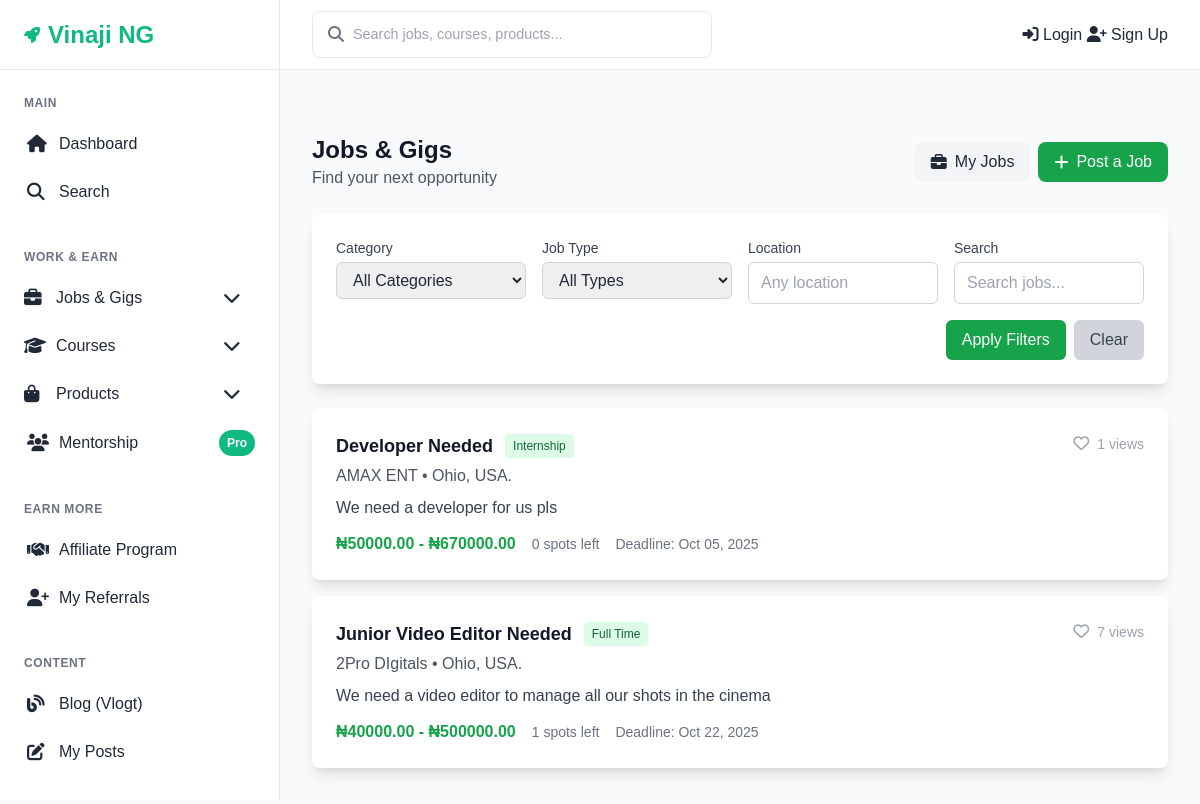
Screenshot of /jobs/ with the database file from the repository.
### jobs/models.py (models this page shows, shortened)
class Job(models.Model):
    JOB_TYPES = [
        ('full_time', 'Full Time'),
        ('part_time', 'Part Time'),
        ('contract', 'Contract'),
        ('freelance', 'Freelance'),
        ('internship', 'Internship'),
    ]
    LEVELS = [
        ('entry', 'Entry Level'),
        ('mid', 'Mid Level'),
        ('senior', 'Senior Level'),
        ('executive', 'Executive'),
    ]
    STATUS_CHOICES = [
        ('draft', 'Draft'),
        ('pending', 'Pending Approval'),
        ('approved', 'Approved'),
        ('rejected', 'Rejected'),
    ]
    title = models.CharField(max_length=200)
    description = models.TextField()
    category = models.ForeignKey(
        Category,
        on_delete=models.CASCADE,
        related_name='jobs',
        limit_choices_to={'category_type': 'job'}
    )
    job_type = models.CharField(max_length=20, choices=JOB_TYPES)
    location = models.CharField(max_length=100)
    company_name = models.CharField(max_length=100)
    company_logo = models.ImageField(upload_to='company_logos/', blank=True, null=True)
    salary_min = models.DecimalField(max_digits=10, decimal_places=2)
    salary_max = models.DecimalField(max_digits=10, decimal_places=2)
    deadline = models.DateTimeField()
    spots_total = models.PositiveIntegerField(default=1)
    spots_left = models.PositiveIntegerField(default=1)
    level_requirement = models.CharField(max_length=20, choices=LEVELS, default='entry')
    price = models.DecimalField(max_digits=10, decimal_places=2, default=0)
    posted_by = models.ForeignKey(
        settings.AUTH_USER_MODEL,
        on_delete=models.CASCADE,
        related_name='jobs_posted'  # Changed to avoid conflict
    )
    status = models.CharField(max_length=20, choices=STATUS_CHOICES, default='draft')
    rejection_reason = models.TextField(blank=True)
    views_count = models.PositiveIntegerField(default=0)
    favorites = models.ManyToManyField(
        settings.AUTH_USER_MODEL,
        related_name='favorite_jobs',  # Keep this consistent
        blank=True
    )
    created_at = models.DateTimeField(auto_now_add=True)
    updated_at = models.DateTimeField(auto_now=True)
    class Meta:
        ordering = ['-created_at']

### jobs/views.py (the view)
# urls.py: path('', views.JobListView.as_view(), name='jobs_list'),
class JobListView(ListView):
    model = Job
    template_name = 'jobs/list.html'
    context_object_name = 'jobs'
    paginate_by = 20
    def get_queryset(self):
        queryset = Job.objects.filter(status='approved').select_related('posted_by', 'category')
        category = self.request.GET.get('category')
        job_type = self.request.GET.get('job_type')
        location = self.request.GET.get('location')
        level = self.request.GET.get('level')
        search = self.request.GET.get('search')
        if category:
            queryset = queryset.filter(category__name=category)
        if job_type:
            queryset = queryset.filter(job_type=job_type)
        if location:
            queryset = queryset.filter(location__icontains=location)
        if level:
            queryset = queryset.filter(level_requirement=level)
        if search:
            queryset = queryset.filter(
                Q(title__icontains=search) |
                Q(description__icontains=search) |
                Q(company_name__icontains=search)
            )
        return queryset
    def get_context_data(self, **kwargs):
        context = super().get_context_data(**kwargs)
        context['categories'] = Category.objects.filter(category_type="job", is_active=True)
        return context

### site_core/context_processors.py (called while the page is built)
def site_settings(request):
    return {
        'site_settings': SiteSetting.get_solo()
    }

### site_core/models.py (called while the page is built)
    @classmethod
    def get_solo(cls):
        obj, created = cls.objects.get_or_create(pk=1)
        return obj

### transactions/context_processors.py (called while the page is built, shortened)
def notifications_context(request):
    return {
        'unread_notifications_count': 0
    }

### templates/jobs/list.html (shortened to what this page needs)
{% extends 'base.html' %}
{% block content %}
<div class="space-y-6">
<div class="flex flex-col md:flex-row md:justify-between md:items-center gap-3">
    <div>
        <h1 class="text-2xl font-bold text-gray-900">Jobs & Gigs</h1>
        <p class="text-gray-600">Find your next opportunity</p>
    </div>
    <div class="flex flex-wrap items-center gap-2">
        <a href="{% url 'job_manage' %}" class="bg-gray-100 text-gray-800 px-4 py-2 rounded-lg hover:bg-gray-200 transition-colors flex items-center">
            <i class="fas fa-briefcase mr-2"></i>My Jobs
        </a>
        <a href="{% url 'job_create' %}" class="bg-green-600 text-white px-4 py-2 rounded-lg hover:bg-green-700 transition-colors flex items-center">
            <i class="fas fa-plus mr-2"></i>Post a Job
        </a>
    </div>
</div>
    <div class="bg-white rounded-lg shadow-lg p-6">
        <form method="get" class="grid grid-cols-1 md:grid-cols-4 gap-4">
            <div>
                <label class="block text-sm font-medium text-gray-700 mb-1">Category</label>
                <select name="category" class="w-full border border-gray-300 rounded-md px-3 py-2 focus:outline-none focus:ring-2 focus:ring-green-500">
                    <option value="">All Categories</option>
                </select>
            </div>
            <div>
                <label class="block text-sm font-medium text-gray-700 mb-1">Job Type</label>
                <select name="job_type" class="w-full border border-gray-300 rounded-md px-3 py-2 focus:outline-none focus:ring-2 focus:ring-green-500">
                    <option value="">All Types</option>
                </select>
            </div>
            <div>
                <label class="block text-sm font-medium text-gray-700 mb-1">Location</label>
                <input type="text" name="location" value="{{ request.GET.location }}"
                       placeholder="Any location" class="w-full border border-gray-300 rounded-md px-3 py-2 focus:outline-none focus:ring-2 focus:ring-green-500">
            </div>
            <div>
                <label class="block text-sm font-medium text-gray-700 mb-1">Search</label>
                <input type="text" name="search" value="{{ request.GET.search }}"
                       placeholder="Search jobs..." class="w-full border border-gray-300 rounded-md px-3 py-2 focus:outline-none focus:ring-2 focus:ring-green-500">
            </div>
            <div class="md:col-span-4 flex justify-end space-x-2">
                <button type="submit" class="bg-green-600 text-white px-4 py-2 rounded-md hover:bg-green-700 transition-colors">
                    Apply Filters
                </button>
                <a href="{% url 'jobs_list' %}" class="bg-gray-300 text-gray-700 px-4 py-2 rounded-md hover:bg-gray-400 transition-colors">
                    Clear
                </a>
            </div>
        </form>
    </div>
    <div class="space-y-4">
        {% for job in jobs %}
        <div class="bg-white rounded-lg shadow-lg p-6 hover:shadow-xl transition-shadow">
            <div class="flex justify-between items-start">
                <div class="flex-1">
                    <div class="flex items-center space-x-3">
                        <h3 class="text-lg font-semibold text-gray-900">
                            <a href="{% url 'job_detail' job.pk %}" class="hover:text-green-600">{{ job.title }}</a>
                        </h3>
                        <span class="bg-green-100 text-green-800 px-2 py-1 rounded text-xs font-medium">
                            {{ job.get_job_type_display }}
                        </span>
                    </div>
                    <p class="text-gray-600 mt-1">{{ job.company_name }} • {{ job.location }}</p>
                    <p class="text-gray-700 mt-2 line-clamp-2">{{ job.description|truncatewords:30 }}</p>
                    <div class="flex items-center space-x-4 mt-3">
                        <span class="text-green-600 font-semibold">₦{{ job.salary_min }} - ₦{{ job.salary_max }}</span>
                        <span class="text-gray-500 text-sm">{{ job.spots_left }} spots left</span>
                        <span class="text-gray-500 text-sm">Deadline: {{ job.deadline|date:"M d, Y" }}</span>
                    </div>
                </div>
                <div class="flex items-center space-x-2">
                    <button class="text-gray-400 hover:text-green-600 transition-colors">
                        <i class="far fa-heart"></i>
                    </button>
                    <span class="text-gray-400 text-sm">{{ job.views_count }} views</span>
                </div>
            </div>
        </div>
        {% endfor %}
    </div>
</div>
{% endblock %}

### templates/base.html (style rules this page uses)
:root { --primary-color: #10b981; --primary-dark: #059669; --primary-light: #34d399; --secondary-color: #1f2937; --accent-color: #f59e0b; --text-dark: #1f2937; --text-light: #6b7280; --bg-light: #f9fafb; --bg-white: #ffffff; --border-color: #e5e7eb; --success-color: #10b981; --warning-color: #f59e0b; --error-color: #ef4444; --shadow: 0 1px 3px 0 rgba(0, 0, 0, 0.1), 0 1px 2px 0 rgba(0, 0, 0, 0.06); --shadow-lg: 0 10px 15px -3px rgba(0, 0, 0, 0.1), 0 4px 6px -2px rgba(0, 0, 0, 0.05); --sidebar-width: 280px; --header-height: 70px; }
* { margin: 0; padding: 0; box-sizing: border-box; }
body { font-family: 'Inter', sans-serif; line-height: 1.6; color: var(--text-dark); background-color: var(--bg-light); display: flex; min-height: 100vh; }
.flex { display: flex; }
.items-center { align-items: center; }
.justify-between { justify-content: space-between; }
.w-full { width: 100%; }

### rows the page displays
Job: title "Developer Needed", job_type "Internship", company_name "AMAX ENT", location "Ohio, USA.", description "We need a developer for us pls", salary_min "50000.00", salary_max "670000.00", spots_left "0", deadline "Oct 05, 2025", views_count "1"
Job: title "Junior Video Editor Needed", job_type "Full Time", company_name "2Pro DIgitals", location "Ohio, USA.", description "We need a video editor to manage all our shots in the cinema", salary_min "40000.00", salary_max "500000.00", spots_left "1", deadline "Oct 22, 2025", views_count "7"
